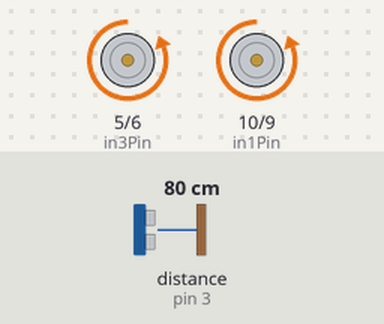
Bench run of a sketch on a simulated Arduino Uno, built with avr-gcc and run on an emulated ATmega328P. Shown: motor-driver pin pairs drawn as motors (green arrow = first pin HIGH = forward, orange = second pin HIGH = backward, longer = more drive). Wiring (inferred from the names in the program): ultrasonic range finder: trigger pin 2; echo pin 3. The test bench sets the inputs (shaded band); at power-on: distance to the obstacle (sensor on pin 3) 80 cm. The echo pulse lasts 58.3 µs per cm.

Above: at 1.2 s.
1.3 s: distance to the obstacle (sensor on pin 3) set to 11 cm
2.8 s: distance to the obstacle (sensor on pin 3) set to 8 cm
5.8 s: distance to the obstacle (sensor on pin 3) set to 18 cm
7.3 s: distance to the obstacle (sensor on pin 3) set to 2 cm
At 8.1 s:
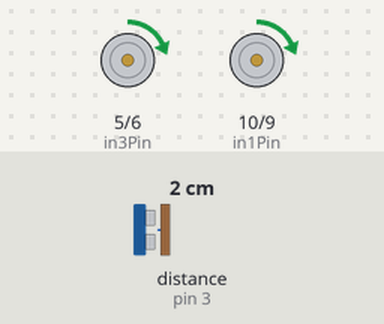
Timing chart, 0 to 9.8 s (numbered marks = the images above; inputs shaded):
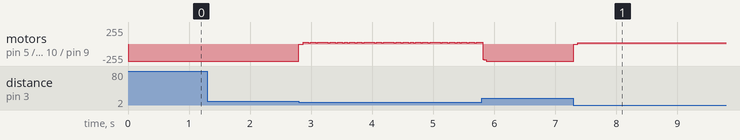

Measured:
- after the input at 1.3 s, every drawn part: stays the same
- after the input at 7.3 s, motor on pin 5 (in3Pin) / pin 6 (in4Pin), motor on pin 10 (in1Pin) / pin 9 (in2Pin): backward 255/255 → stopped at once, → forward 16/255 0.07 s later

The sketch:

prototype1.ino
```cpp
#include <TimerOne.h>

#define echoPin 3 // attach pin D2 Arduino to pin Echo of HC-SR04
#define trigPin 2 //attach pin D3 Arduino to pin Trig of HC-SR04

#define TIMER_US 50                                   // 50 uS timer duration
#define TICK_COUNTS 4000                              // 200 mS worth of timer ticks


// defines variables
long duration; // variable for the duration of sound wave travel
int distance; // variable for the distance measurement

//Left side motors
int in1Pin = 10; //positive=reverse negative=forward
int in2Pin = 9; //positive=forward negative=reverse
//Right side motors
int in3Pin = 5; //positive=reverse negative=forward
int in4Pin = 6; //positive=forward negative=reverse

//variable subject to change
volatile int distanceToObstical = 0;//or = distance

//prototypefunctions
void sonarScan();
void forward();
void reverse();

void setup() {
  pinMode(trigPin, OUTPUT); // Sets the trigPin as an OUTPUT
  pinMode(echoPin, INPUT); // Sets the echoPin as an INPUT
  Serial.begin(9600); // // Serial Communication is starting with 9600 of baudrate speed
  pinMode(in1Pin, OUTPUT);
  pinMode(in2Pin, OUTPUT);
  pinMode(in3Pin, OUTPUT);
  pinMode(in4Pin, OUTPUT);

  Timer1.initialize(TIMER_US);                        // Initialise timer 1
  attachInterrupt(echoPin,sonarScan, CHANGE);
}

void loop() {
  // put your main code here, to run repeatedly:
sonarScan();
if(distance <= 8){
  reverse();
}
else{
  forward();
}
}

void sonarScan(){
    // Clears the trigPin condition
  digitalWrite(trigPin, LOW);
  delayMicroseconds(2);
  // Sets the trigPin HIGH (ACTIVE) for 10 microseconds
  digitalWrite(trigPin, HIGH);
  delayMicroseconds(10);
  digitalWrite(trigPin, LOW);
  // Reads the echoPin, returns the sound wave travel time in microseconds
  duration = pulseIn(echoPin, HIGH);
  // Calculating the distance
  distance = duration * 0.034 / 2; // Speed of sound wave divided by 2 (go and back)
  // Displays the distance on the Serial Monitor
 /* Serial.print("Distance: ");
  Serial.print(distance);
  Serial.println(" cm");*/
}
void forward(){
  digitalWrite(in1Pin, LOW);
  digitalWrite(in2Pin, HIGH);
  digitalWrite(in3Pin, LOW);
  digitalWrite(in4Pin, HIGH);
}
void reverse(){
  digitalWrite(in1Pin, LOW);
  digitalWrite(in2Pin, LOW);
  digitalWrite(in3Pin, LOW);
  digitalWrite(in4Pin, LOW);
  delay(10);
  digitalWrite(in1Pin, HIGH);
  digitalWrite(in2Pin, LOW);
  digitalWrite(in3Pin, HIGH);
  digitalWrite(in4Pin, LOW);
}
```
